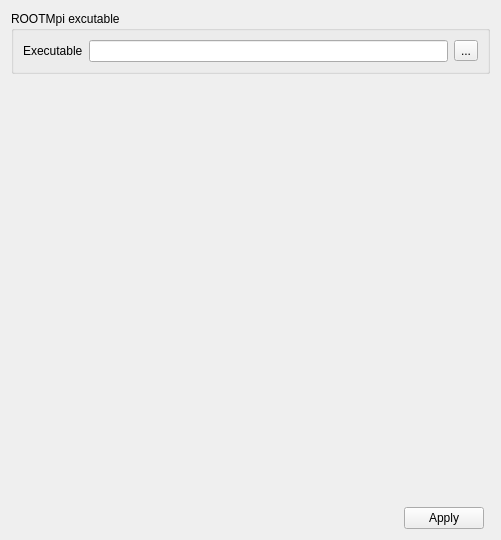
<?xml version="1.0" encoding="UTF-8"?>
<ui version="4.0">
 <class>RootParallelGuiMpiConfig</class>
 <widget class="QWidget" name="RootParallelGuiMpiConfig">
  <property name="geometry">
   <rect>
    <x>0</x>
    <y>0</y>
    <width>501</width>
    <height>540</height>
   </rect>
  </property>
  <property name="windowTitle">
   <string>Form</string>
  </property>
  <property name="windowIcon">
   <iconset resource="../../resources/RootParallelGuiMpi.qrc">
    <normaloff>:/RootParallelGui/root-logo.png</normaloff>:/RootParallelGui/root-logo.png</iconset>
  </property>
  <layout class="QGridLayout" name="gridLayout_2">
   <item row="2" column="1">
    <widget class="QPushButton" name="ApplyPushButton">
     <property name="text">
      <string>Apply</string>
     </property>
    </widget>
   </item>
   <item row="1" column="0" colspan="3">
    <spacer name="verticalSpacer">
     <property name="orientation">
      <enum>Qt::Vertical</enum>
     </property>
     <property name="sizeHint" stdset="0">
      <size>
       <width>20</width>
       <height>152</height>
      </size>
     </property>
    </spacer>
   </item>
   <item row="2" column="0">
    <spacer name="horizontalSpacer">
     <property name="orientation">
      <enum>Qt::Horizontal</enum>
     </property>
     <property name="sizeHint" stdset="0">
      <size>
       <width>327</width>
       <height>20</height>
      </size>
     </property>
    </spacer>
   </item>
   <item row="0" column="0" colspan="3">
    <widget class="QGroupBox" name="groupBox">
     <property name="title">
      <string>ROOTMpi excutable</string>
     </property>
     <layout class="QHBoxLayout" name="horizontalLayout">
      <item>
       <widget class="QLabel" name="label">
        <property name="text">
         <string>Executable</string>
        </property>
       </widget>
      </item>
      <item>
       <widget class="QLineEdit" name="RootMpiPathLineEdit">
        <property name="text">
         <string/>
        </property>
        <property name="readOnly">
         <bool>true</bool>
        </property>
       </widget>
      </item>
      <item>
       <widget class="QToolButton" name="RootMpiPathToolButton">
        <property name="text">
         <string>...</string>
        </property>
       </widget>
      </item>
     </layout>
    </widget>
   </item>
  </layout>
 </widget>
 <resources>
  <include location="../../resources/RootParallelGuiMpi.qrc"/>
 </resources>
 <connections/>
</ui>
